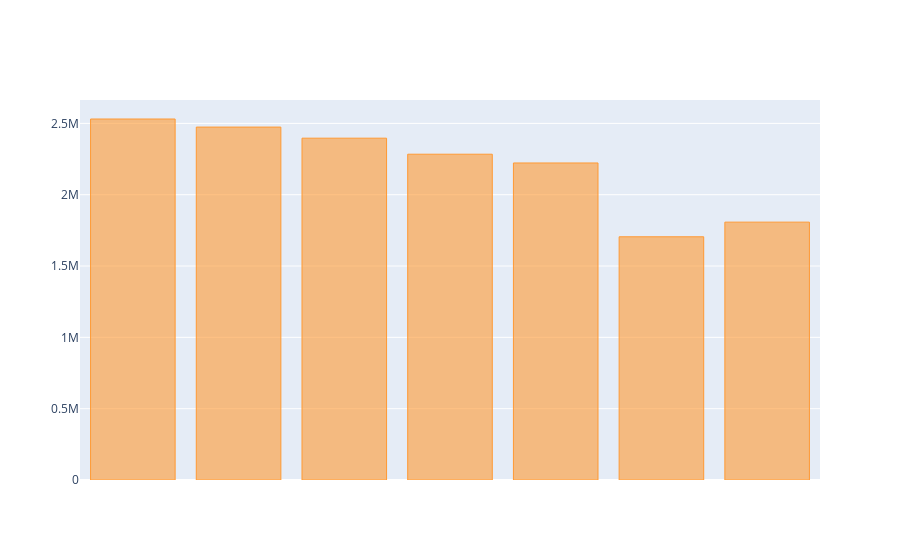

Here is the notebook cell this chart was saved with:
### Code cell
merged_order_payment_weekday.iplot(kind='bar', theme='white', layout=layout)

### Figure 1 — Plotly figure (JSON) as saved in the notebook; plotly's stock layout.template omitted (floating-point values rounded to 4 significant figures)
{"data": [{"marker": {"color": "rgba(255, 153, 51, 0.6)", "line": {"color": "rgba(255, 153, 51, 1.0)", "width": 1}}, "name": "payment_value", "orientation": "v", "text": "", "type": "bar", "x": ["Sun", "Mon", "Tue", "Wed", "Thu", "Fri", "Say"], "y": [2531000.0, 2474000.0, 2396000.0, 2284000.0, 2222000.0, 1705000.0, 1808000.0]}], "layout": {"xaxis": {"showticklabels": true, "tickvals": [2016, 2017, 2018]}}}
